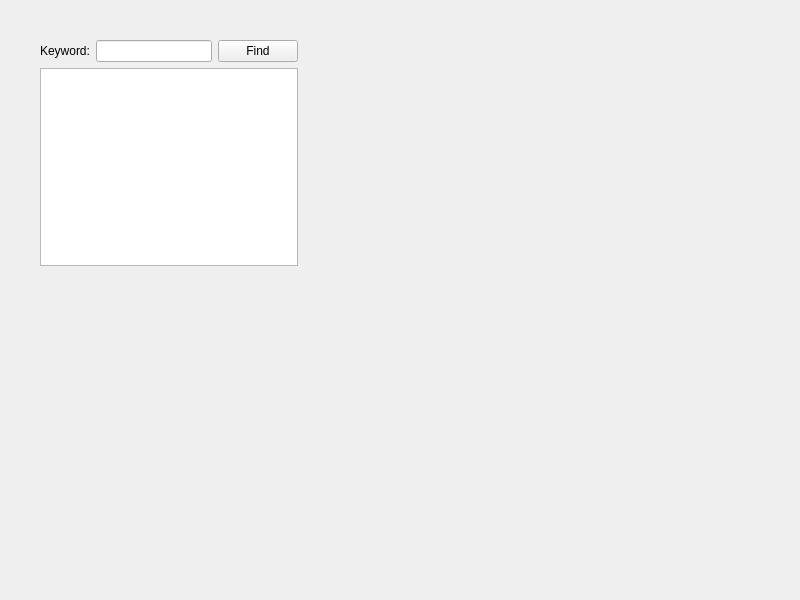
<?xml version="1.0" encoding="UTF-8"?>
<ui version="4.0">
 <class>TextFinder</class>
 <widget class="QWidget" name="TextFinder">
  <property name="geometry">
   <rect>
    <x>0</x>
    <y>0</y>
    <width>800</width>
    <height>600</height>
   </rect>
  </property>
  <property name="windowTitle">
   <string>TextFinder</string>
  </property>
  <widget class="QWidget" name="">
   <property name="geometry">
    <rect>
     <x>40</x>
     <y>40</y>
     <width>258</width>
     <height>226</height>
    </rect>
   </property>
   <layout class="QVBoxLayout" name="verticalLayout">
    <item>
     <layout class="QHBoxLayout" name="horizontalLayout">
      <item>
       <widget class="QLabel" name="label">
        <property name="text">
         <string>Keyword:</string>
        </property>
       </widget>
      </item>
      <item>
       <widget class="QLineEdit" name="lineEdit"/>
      </item>
      <item>
       <widget class="QPushButton" name="findButton">
        <property name="text">
         <string>Find</string>
        </property>
       </widget>
      </item>
     </layout>
    </item>
    <item>
     <widget class="QTextEdit" name="textEdit"/>
    </item>
   </layout>
  </widget>
 </widget>
 <resources/>
 <connections/>
</ui>
